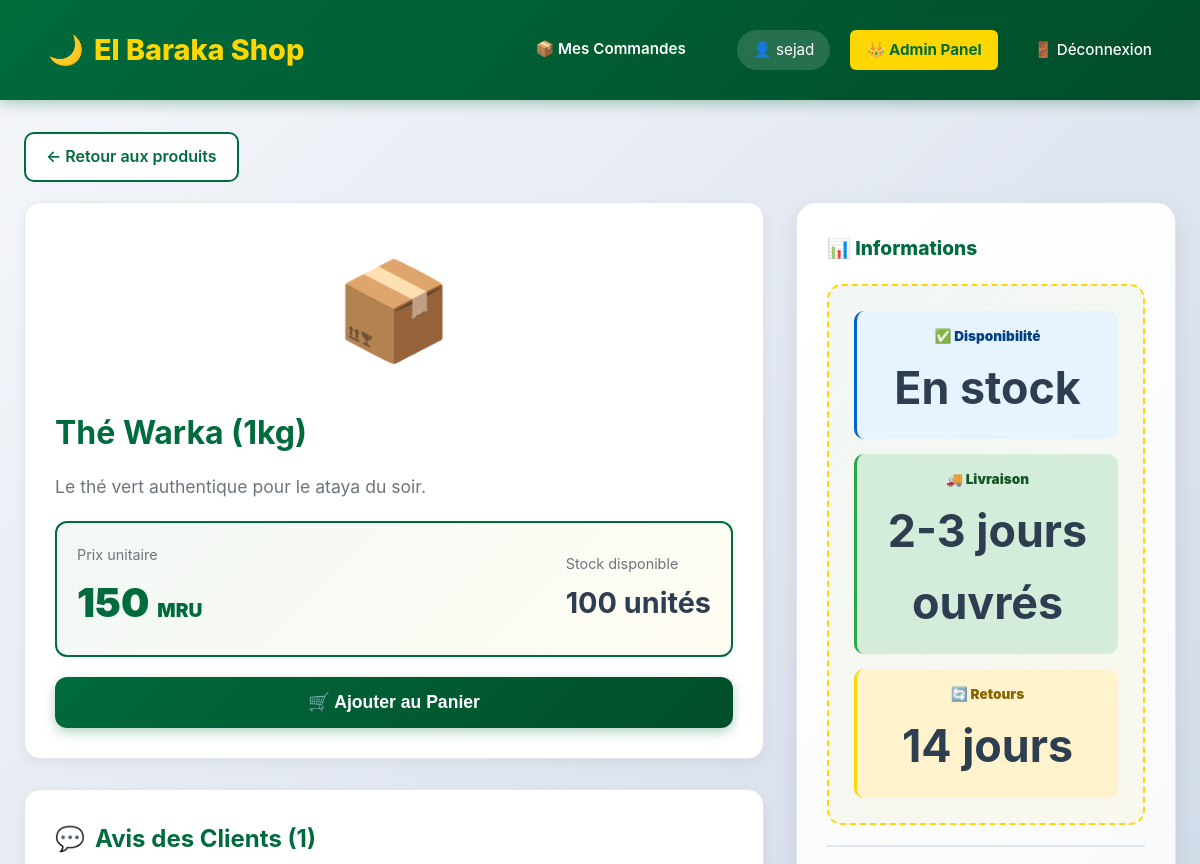
Before: /produit/1 (signed in, upper part) with the older database file.
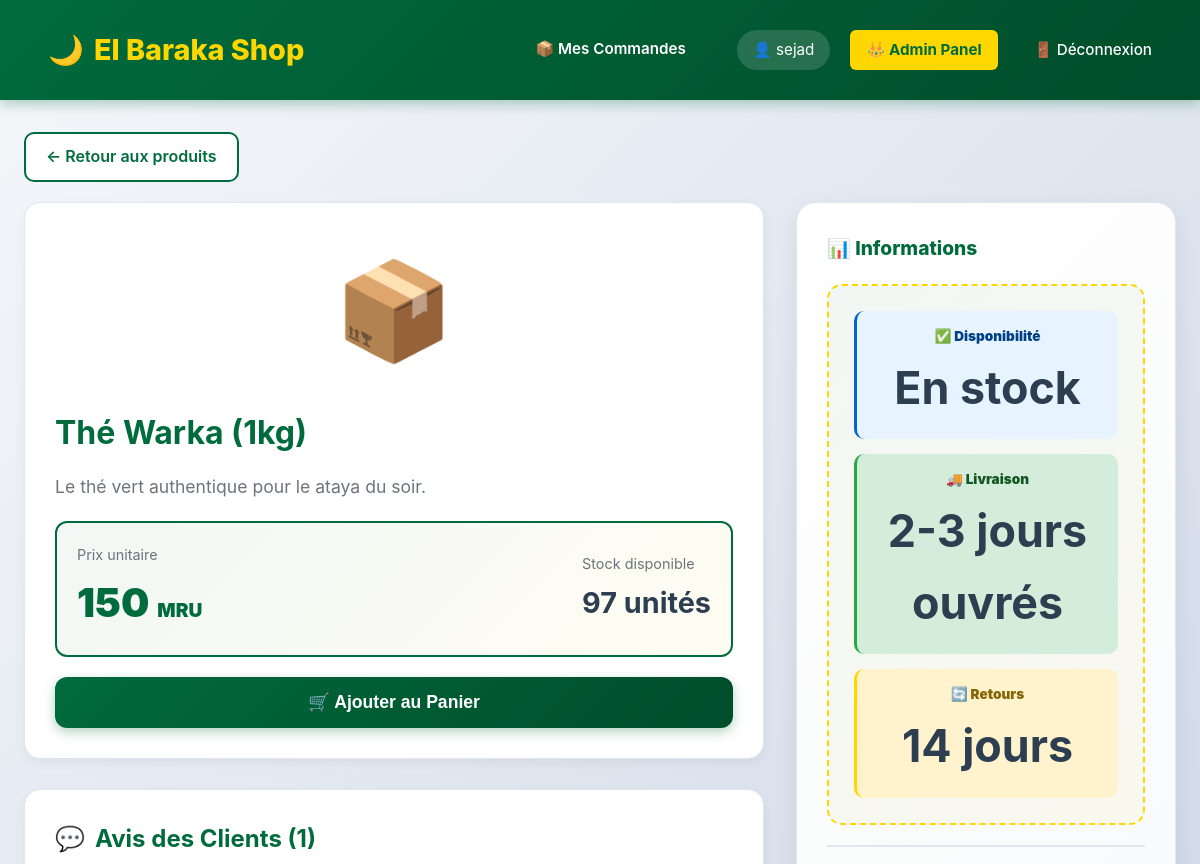
After: the same page with the newer database file.
### tables this page shows
CREATE TABLE produits (
            id INTEGER PRIMARY KEY AUTOINCREMENT,
            nom TEXT NOT NULL,
            description TEXT,
            prix DECIMAL(10, 2) NOT NULL,
            quantite INTEGER DEFAULT 10
        );

### app.py (the view)
@app.route('/produit/<int:produit_id>')
def produit_details(produit_id):
    if 'user_id' not in session: return redirect('/login')
    conn = get_db_connection()
    produit = conn.execute("SELECT * FROM produits WHERE id = ?", (produit_id,)).fetchone()
    if not produit:
        flash("Produit introuvable.", "danger")
        conn.close()
        return redirect('/')
    commentaires = conn.execute("""
        SELECT c.*, u.username
        FROM commentaires c
        JOIN utilisateurs u ON c.utilisateur_id = u.id
        WHERE c.produit_id = ?
        ORDER BY c.date_post DESC
    """, (produit_id,)).fetchall()
    conn.close()
    return render_template('produit_details.html', produit=produit, commentaires=commentaires)

### app.py (called while the page is built)
def get_db_connection():
    conn = sqlite3.connect('elbaraka.db')
    conn.row_factory = sqlite3.Row
    return conn

### templates/produit_details.html (shortened to what the changed rows need)
{% extends "base.html" %}
{% block content %}
<div style="max-width: 1200px; margin: 0 auto;">
    <div class="main-layout">
        <div>
            <div style="background: white; padding: 30px; border-radius: 16px; box-shadow: 0 4px 12px rgba(0,0,0,0.05); border: 1px solid #e0e6ed; margin-bottom: 30px;">
                <div style="text-align: center; font-size: 6rem; margin-bottom: 20px;">📦</div>
                <h1 style="color: var(--primary); margin-bottom: 15px; font-size: 2rem;">{{ produit.nom }}</h1>
                <p style="color: #6c757d; font-size: 1.1rem; line-height: 1.6; margin-bottom: 20px;">
                    {{ produit.description }}
                </p>
                <div style="display: flex; justify-content: space-between; align-items: center; padding: 20px; background: linear-gradient(135deg, rgba(0, 107, 60, 0.05) 0%, rgba(255, 215, 0, 0.05) 100%); border-radius: 12px; border: 2px solid var(--primary);">
                    <div>
                        <div style="font-size: 0.9rem; color: #6c757d; margin-bottom: 5px;">Prix unitaire</div>
                        <div style="font-size: 2.5rem; font-weight: 900; color: var(--primary);">
                            {{ produit.prix }} <span style="font-size: 1.2rem;">MRU</span>
                        </div>
                    </div>
                    <div>
                        <div style="font-size: 0.9rem; color: #6c757d; margin-bottom: 5px;">Stock disponible</div>
                        <div style="font-size: 1.8rem; font-weight: 700; color: var(--text);">
                            {{ produit.quantite }} unités
                        </div>
                    </div>
                </div>
                <button class="btn-primary" style="width: 100%; margin-top: 20px; padding: 15px; font-size: 1.1rem;">
                    🛒 Ajouter au Panier
                </button>
            </div>
            <div style="background: white; padding: 30px; border-radius: 16px; box-shadow: 0 4px 12px rgba(0,0,0,0.05); border: 1px solid #e0e6ed;">
                <h2 style="color: var(--primary); margin-bottom: 20px; display: flex; align-items: center; gap: 10px;">
                    <span>💬</span>
                    <span>Avis des Clients ({{ commentaires|length }})</span>
                </h2>
            </div>
        </div>
    </div>
</div>
{% endblock %}

Changed rows visible on the page:
changed produits "Thé Warka (1kg)": quantite "100" → "97"
